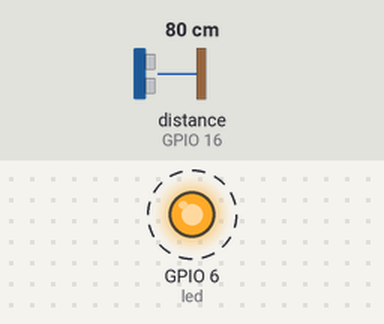
Bench run of a program on a simulated Raspberry Pi (BCM pin numbers). Parts: output pins drawn as LEDs (lit = HIGH). Dashed ring = blinking. The inputs (shaded band) are chosen by the test bench; at power-on: distance to the obstacle (sensor on GPIO 16) 80 cm. The echo pulse lasts 58.3 µs per cm; the clock reads 2024-03-15 10:24:30 at power-on unless the program sets it; pins used as bus, display or sensor lines are not drawn; what the program prints to the terminal is not drawn.

Above: at 0.2 s.
Timing chart, 0 to 3.0 s (numbered marks = the images above):
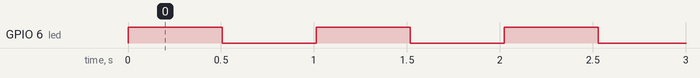

The program:

circuit.py
```python
import time
import RPi.GPIO as GPIO

trig = 20; echo = 16 # 초음파 센서를 대한 전역 변수 선언 및 초기화
GPIO.setmode(GPIO.BCM)
GPIO.setwarnings(False)
GPIO.setup(trig, GPIO.OUT)
GPIO.setup(echo, GPIO.IN)
GPIO.output(trig, False)

def measureDistance():
        global trig, echo
        time.sleep(0.5)
        GPIO.output(trig, True) # 신호 1 발생
        time.sleep(0.00001) # 짧은 시간을 나타내기 위함
        GPIO.output(trig, False) # 신호 0 발생

        while(GPIO.input(echo) == 0):
                pass
        pulse_start = time.time() # 신호 1을 받았던 시간
        while(GPIO.input(echo) == 1):
                pulse_end = time.time() # 신호 0을 받았던 시간

        pulse_duration = pulse_end - pulse_start
        return 340*100/2*pulse_duration

led = 6 # LED 점등을 위한 전역 변수 선언 및 초기화
GPIO.setup(led, GPIO.OUT) # GPIO 6번 핀을 출력 선으로 지정.
# 1이면 LED on 0이면 LED off
def controlLED(led = 6, onOff =0 ): # led 번호의 핀에 onOff(0/1) 값 출력
        GPIO.output(led, onOff)

if __name__ == "__main__":
        led_status = 0
        while(True):
        	led_status = 0 if led_status == 1 else 1
        	controlLED(onOff = led_status)
        	distance = measureDistance()
        	print("distance=%f" % distance)
```

Measured:
- by itself, GPIO 6 (led): alternates HIGH for 0.51 s and LOW for 0.51 s
